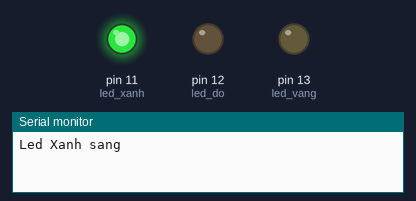
The sketch below on a simulated Arduino Uno, built with avr-gcc and run on an emulated ATmega328P. On the bench: output pins drawn as LEDs (lit = HIGH), the last lines printed to the serial monitor.

Above: at 3.0 s.
At 7.5 s:
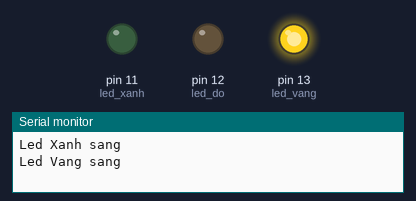
At 11.0 s:
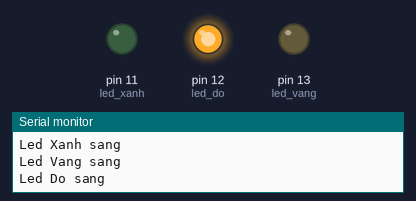
Timing chart, 0 to 16.9 s (numbered marks = the images above):
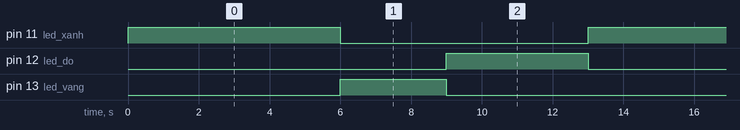

Measured:
- by itself, pin 11 (led_xanh): alternates HIGH for 6.0 s and LOW for 7.0 s
- by itself, pin 12 (led_do): alternates HIGH for 4.0 s and LOW for 9.0 s
- by itself, pin 13 (led_vang): alternates HIGH for 3.0 s and LOW for 10.0 s

The sketch:

3_LED.ino
```cpp
int led_xanh = 11;
int led_do = 12;
int led_vang = 13;
void setup()
{
  pinMode(led_xanh, OUTPUT);
  pinMode(led_vang, OUTPUT);
  pinMode(led_do, OUTPUT);
  Serial.begin(9600);
}

void loop()
{
  digitalWrite(led_xanh, HIGH);
  Serial.print("Led Xanh sang\n");
  digitalWrite(led_vang, LOW);
  digitalWrite(led_do, LOW);
  delay(6000);

  digitalWrite(led_vang, HIGH);
  Serial.print("Led Vang sang\n");
    digitalWrite(led_xanh, LOW);
  digitalWrite(led_do, LOW);
  delay(3000);

  digitalWrite(led_do, HIGH);
  Serial.print("Led Do sang\n");
  digitalWrite(led_xanh, LOW);
  digitalWrite(led_vang, LOW);
  delay(4000);
}
```
